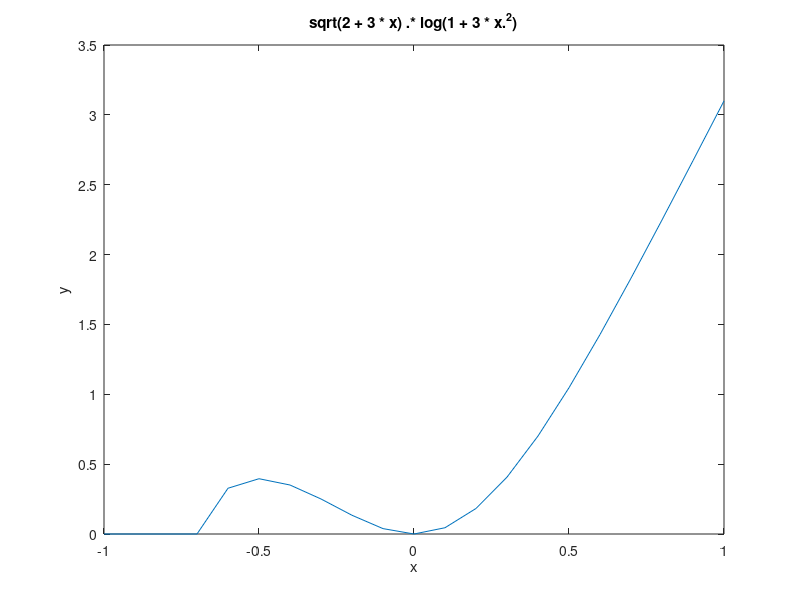
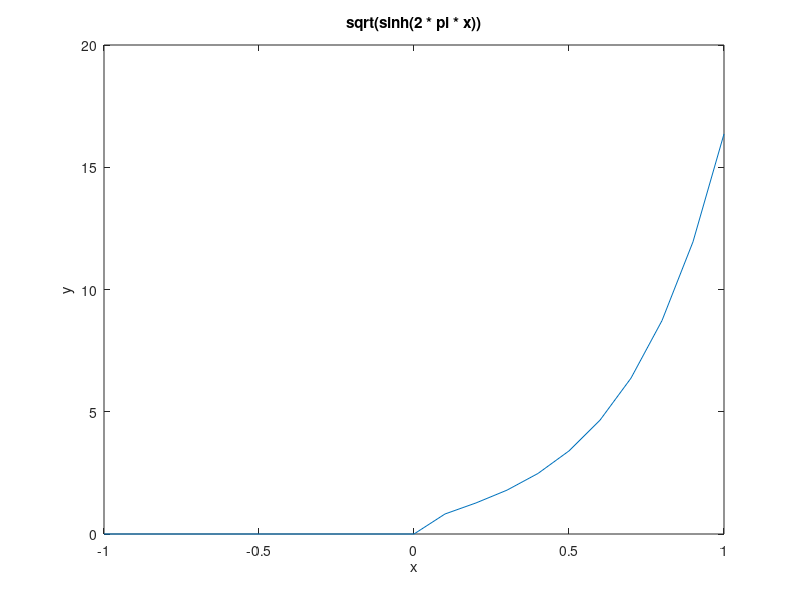
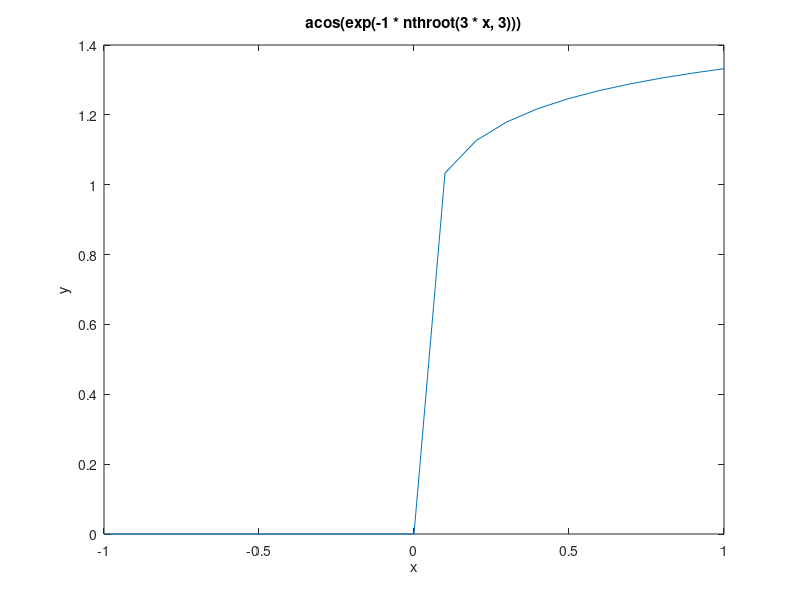
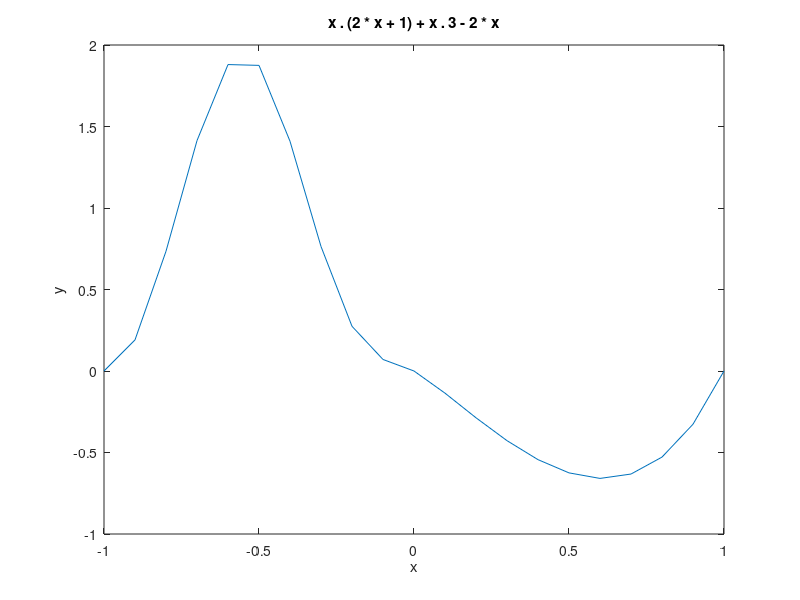

Reproduce these figures in MATLAB, in order.
x1 = -1:0.1:1;
x2 = -1:0.1:1;
x3 = -1:0.1:1;
x4 = -1:0.1:1;


f1 = sqrt(2 + 3 * x1) .* log(1 + 3 * x1.^2);
f2 = sqrt(sinh(2 * pi * x2));
f3 = acos(exp(-1 * nthroot(3 * x3, 3)));
f4 = x4 .^ (2 * x4 + 1) + x4 .^ 3 - 2 * x4;



figure();
plot(x1, f1);
title("sqrt(2 + 3 * x) .* log(1 + 3 * x.^2)");
xlabel("x");
ylabel("y");

figure();
plot(x2, f2);
title("sqrt(sinh(2 * pi * x))");
xlabel("x");
ylabel("y");

figure();
plot(x3, f3);
title("acos(exp(-1 * nthroot(3 * x, 3)))");
xlabel("x");
ylabel("y");

figure();
plot(x4, f4);
title("x .^ (2 * x + 1) + x .^ 3 - 2 * x");
xlabel("x");
ylabel("y");

